Frame 1 (no input): blank canvas, image omitted
Frame 60 (no input): blank canvas, image omitted
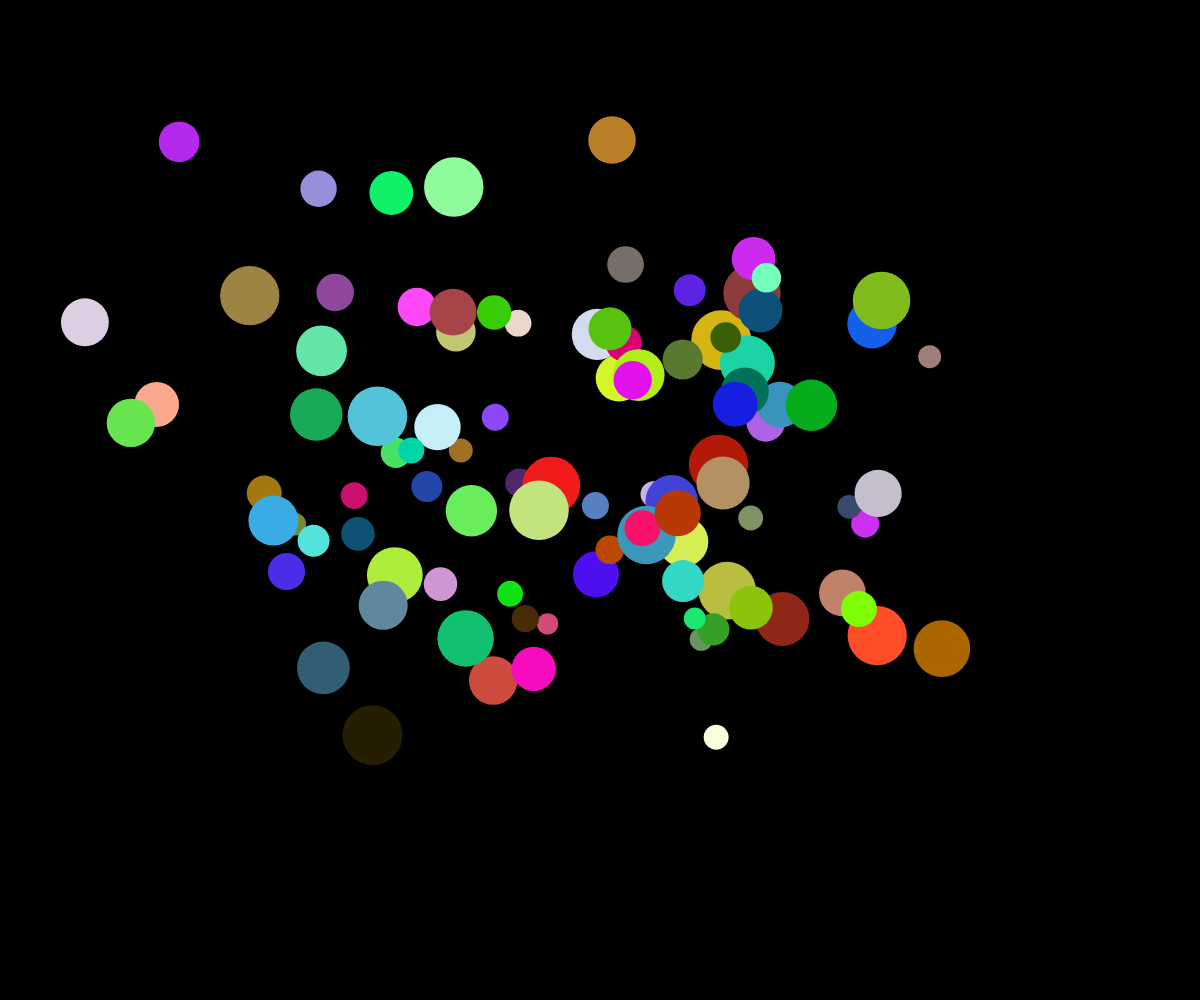
Frame 120 (the mouse pressed at the canvas centre since frame 60)

The p5.js sketch whose frames 1 and 60 were blank and that drew this single picture after the mouse press (run headless with seeded random() and noise() and a simulated clock; from frame 60 on, the mouse is pressed at the canvas centre):

// p5.js sketch
// ── sketch.js
// Ball Array Demo

let ballArray = [];

function setup() {
  createCanvas(windowWidth, windowHeight);
}
function mousePressed() {
  for (let i = 0; i < 100; i++) {
    spawnBall();
  }
}
function draw() {
  background(0);
  for (let myBall of ballArray) {
    noStroke();
    fill(myBall.theColor);
    myBall.x = noise(myBall.time) * width;
    myBall.time += 0.007;
    myBall.y = noise(myBall.time + 100) * height;
    circle(myBall.x, myBall.y, myBall.radius * 2);
  }
}
function spawnBall() {
  let myBall = {
    radius: random(10, 30),
    x: random(width),
    y: random(height),
    time: random(1000),
    theColor: color(random(255), random(255), random(255)),
  };
  ballArray.push(myBall);
}
